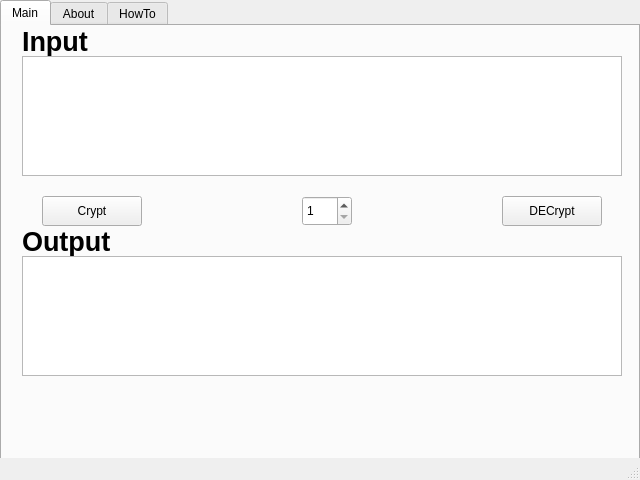
<?xml version="1.0" encoding="UTF-8"?>
<ui version="4.0">
 <class>MainWindow</class>
 <widget class="QMainWindow" name="MainWindow">
  <property name="geometry">
   <rect>
    <x>0</x>
    <y>0</y>
    <width>640</width>
    <height>480</height>
   </rect>
  </property>
  <property name="sizePolicy">
   <sizepolicy hsizetype="Fixed" vsizetype="Fixed">
    <horstretch>0</horstretch>
    <verstretch>0</verstretch>
   </sizepolicy>
  </property>
  <property name="minimumSize">
   <size>
    <width>4</width>
    <height>3</height>
   </size>
  </property>
  <property name="maximumSize">
   <size>
    <width>640</width>
    <height>480</height>
   </size>
  </property>
  <property name="windowTitle">
   <string>Owl++</string>
  </property>
  <widget class="QWidget" name="centralWidget">
   <widget class="QTabWidget" name="tabWidget">
    <property name="enabled">
     <bool>true</bool>
    </property>
    <property name="geometry">
     <rect>
      <x>0</x>
      <y>0</y>
      <width>640</width>
      <height>480</height>
     </rect>
    </property>
    <property name="currentIndex">
     <number>0</number>
    </property>
    <property name="elideMode">
     <enum>Qt::ElideNone</enum>
    </property>
    <widget class="QWidget" name="tab">
     <attribute name="title">
      <string>Main</string>
     </attribute>
     <widget class="QLabel" name="label">
      <property name="geometry">
       <rect>
        <x>20</x>
        <y>0</y>
        <width>90</width>
        <height>30</height>
       </rect>
      </property>
      <property name="font">
       <font>
        <family>System</family>
        <pointsize>20</pointsize>
        <weight>75</weight>
        <bold>true</bold>
       </font>
      </property>
      <property name="text">
       <string>Input</string>
      </property>
     </widget>
     <widget class="QLabel" name="label_2">
      <property name="geometry">
       <rect>
        <x>20</x>
        <y>200</y>
        <width>90</width>
        <height>30</height>
       </rect>
      </property>
      <property name="font">
       <font>
        <family>System</family>
        <pointsize>20</pointsize>
        <weight>75</weight>
        <bold>true</bold>
       </font>
      </property>
      <property name="text">
       <string>Output</string>
      </property>
     </widget>
     <widget class="QPlainTextEdit" name="Output">
      <property name="geometry">
       <rect>
        <x>20</x>
        <y>230</y>
        <width>600</width>
        <height>120</height>
       </rect>
      </property>
      <property name="readOnly">
       <bool>true</bool>
      </property>
     </widget>
     <widget class="QPlainTextEdit" name="Input">
      <property name="geometry">
       <rect>
        <x>20</x>
        <y>30</y>
        <width>600</width>
        <height>120</height>
       </rect>
      </property>
     </widget>
     <widget class="QPushButton" name="Crypt_btn">
      <property name="geometry">
       <rect>
        <x>40</x>
        <y>170</y>
        <width>100</width>
        <height>30</height>
       </rect>
      </property>
      <property name="text">
       <string>Crypt</string>
      </property>
     </widget>
     <widget class="QPushButton" name="Decrypt_btn">
      <property name="geometry">
       <rect>
        <x>500</x>
        <y>170</y>
        <width>100</width>
        <height>30</height>
       </rect>
      </property>
      <property name="text">
       <string>DECrypt</string>
      </property>
     </widget>
     <widget class="QSpinBox" name="cnt_box">
      <property name="geometry">
       <rect>
        <x>300</x>
        <y>170</y>
        <width>50</width>
        <height>30</height>
       </rect>
      </property>
      <property name="minimum">
       <number>1</number>
      </property>
      <property name="maximum">
       <number>10</number>
      </property>
     </widget>
    </widget>
    <widget class="QWidget" name="tab_2">
     <attribute name="title">
      <string>About</string>
     </attribute>
     <widget class="QLabel" name="label_3">
      <property name="geometry">
       <rect>
        <x>20</x>
        <y>10</y>
        <width>130</width>
        <height>40</height>
       </rect>
      </property>
      <property name="font">
       <font>
        <family>VCROSDMonoRUSbyD</family>
        <pointsize>26</pointsize>
       </font>
      </property>
      <property name="text">
       <string>About</string>
      </property>
     </widget>
     <widget class="Line" name="line">
      <property name="geometry">
       <rect>
        <x>-11</x>
        <y>50</y>
        <width>651</width>
        <height>20</height>
       </rect>
      </property>
      <property name="lineWidth">
       <number>3</number>
      </property>
      <property name="orientation">
       <enum>Qt::Horizontal</enum>
      </property>
     </widget>
     <widget class="QPlainTextEdit" name="plainTextEdit">
      <property name="geometry">
       <rect>
        <x>20</x>
        <y>70</y>
        <width>600</width>
        <height>350</height>
       </rect>
      </property>
      <property name="palette">
       <palette>
        <active>
         <colorrole role="WindowText">
          <brush brushstyle="SolidPattern">
           <color alpha="255">
            <red>0</red>
            <green>0</green>
            <blue>0</blue>
           </color>
          </brush>
         </colorrole>
         <colorrole role="Light">
          <brush brushstyle="SolidPattern">
           <color alpha="255">
            <red>240</red>
            <green>240</green>
            <blue>240</blue>
           </color>
          </brush>
         </colorrole>
         <colorrole role="Dark">
          <brush brushstyle="SolidPattern">
           <color alpha="255">
            <red>240</red>
            <green>240</green>
            <blue>240</blue>
           </color>
          </brush>
         </colorrole>
         <colorrole role="Text">
          <brush brushstyle="SolidPattern">
           <color alpha="255">
            <red>0</red>
            <green>0</green>
            <blue>0</blue>
           </color>
          </brush>
         </colorrole>
         <colorrole role="BrightText">
          <brush brushstyle="SolidPattern">
           <color alpha="255">
            <red>255</red>
            <green>255</green>
            <blue>255</blue>
           </color>
          </brush>
         </colorrole>
         <colorrole role="ButtonText">
          <brush brushstyle="SolidPattern">
           <color alpha="255">
            <red>0</red>
            <green>0</green>
            <blue>0</blue>
           </color>
          </brush>
         </colorrole>
         <colorrole role="Base">
          <brush brushstyle="SolidPattern">
           <color alpha="255">
            <red>240</red>
            <green>240</green>
            <blue>240</blue>
           </color>
          </brush>
         </colorrole>
         <colorrole role="Shadow">
          <brush brushstyle="SolidPattern">
           <color alpha="255">
            <red>240</red>
            <green>240</green>
            <blue>240</blue>
           </color>
          </brush>
         </colorrole>
         <colorrole role="HighlightedText">
          <brush brushstyle="SolidPattern">
           <color alpha="255">
            <red>255</red>
            <green>255</green>
            <blue>255</blue>
           </color>
          </brush>
         </colorrole>
        </active>
        <inactive>
         <colorrole role="WindowText">
          <brush brushstyle="SolidPattern">
           <color alpha="255">
            <red>0</red>
            <green>0</green>
            <blue>0</blue>
           </color>
          </brush>
         </colorrole>
         <colorrole role="Light">
          <brush brushstyle="SolidPattern">
           <color alpha="255">
            <red>240</red>
            <green>240</green>
            <blue>240</blue>
           </color>
          </brush>
         </colorrole>
         <colorrole role="Dark">
          <brush brushstyle="SolidPattern">
           <color alpha="255">
            <red>240</red>
            <green>240</green>
            <blue>240</blue>
           </color>
          </brush>
         </colorrole>
         <colorrole role="Text">
          <brush brushstyle="SolidPattern">
           <color alpha="255">
            <red>0</red>
            <green>0</green>
            <blue>0</blue>
           </color>
          </brush>
         </colorrole>
         <colorrole role="BrightText">
          <brush brushstyle="SolidPattern">
           <color alpha="255">
            <red>255</red>
            <green>255</green>
            <blue>255</blue>
           </color>
          </brush>
         </colorrole>
         <colorrole role="ButtonText">
          <brush brushstyle="SolidPattern">
           <color alpha="255">
            <red>0</red>
            <green>0</green>
            <blue>0</blue>
           </color>
          </brush>
         </colorrole>
         <colorrole role="Base">
          <brush brushstyle="SolidPattern">
           <color alpha="255">
            <red>240</red>
            <green>240</green>
            <blue>240</blue>
           </color>
          </brush>
         </colorrole>
         <colorrole role="Shadow">
          <brush brushstyle="SolidPattern">
           <color alpha="255">
            <red>240</red>
            <green>240</green>
            <blue>240</blue>
           </color>
          </brush>
         </colorrole>
         <colorrole role="HighlightedText">
          <brush brushstyle="SolidPattern">
           <color alpha="255">
            <red>255</red>
            <green>255</green>
            <blue>255</blue>
           </color>
          </brush>
         </colorrole>
        </inactive>
        <disabled>
         <colorrole role="WindowText">
          <brush brushstyle="SolidPattern">
           <color alpha="255">
            <red>240</red>
            <green>240</green>
            <blue>240</blue>
           </color>
          </brush>
         </colorrole>
         <colorrole role="Light">
          <brush brushstyle="SolidPattern">
           <color alpha="255">
            <red>240</red>
            <green>240</green>
            <blue>240</blue>
           </color>
          </brush>
         </colorrole>
         <colorrole role="Dark">
          <brush brushstyle="SolidPattern">
           <color alpha="255">
            <red>240</red>
            <green>240</green>
            <blue>240</blue>
           </color>
          </brush>
         </colorrole>
         <colorrole role="Text">
          <brush brushstyle="SolidPattern">
           <color alpha="255">
            <red>240</red>
            <green>240</green>
            <blue>240</blue>
           </color>
          </brush>
         </colorrole>
         <colorrole role="BrightText">
          <brush brushstyle="SolidPattern">
           <color alpha="255">
            <red>255</red>
            <green>255</green>
            <blue>255</blue>
           </color>
          </brush>
         </colorrole>
         <colorrole role="ButtonText">
          <brush brushstyle="SolidPattern">
           <color alpha="255">
            <red>240</red>
            <green>240</green>
            <blue>240</blue>
           </color>
          </brush>
         </colorrole>
         <colorrole role="Base">
          <brush brushstyle="SolidPattern">
           <color alpha="255">
            <red>240</red>
            <green>240</green>
            <blue>240</blue>
           </color>
          </brush>
         </colorrole>
         <colorrole role="Shadow">
          <brush brushstyle="SolidPattern">
           <color alpha="255">
            <red>240</red>
            <green>240</green>
            <blue>240</blue>
           </color>
          </brush>
         </colorrole>
         <colorrole role="HighlightedText">
          <brush brushstyle="SolidPattern">
           <color alpha="255">
            <red>255</red>
            <green>255</green>
            <blue>255</blue>
           </color>
          </brush>
         </colorrole>
        </disabled>
       </palette>
      </property>
      <property name="readOnly">
       <bool>true</bool>
      </property>
      <property name="plainText">
       <string>ТЕСТ ТУТ НИЧЁ НЕТ.</string>
      </property>
      <property name="backgroundVisible">
       <bool>false</bool>
      </property>
     </widget>
    </widget>
    <widget class="QWidget" name="tab_3">
     <attribute name="title">
      <string>HowTo</string>
     </attribute>
     <widget class="Line" name="line_2">
      <property name="geometry">
       <rect>
        <x>0</x>
        <y>50</y>
        <width>651</width>
        <height>20</height>
       </rect>
      </property>
      <property name="lineWidth">
       <number>3</number>
      </property>
      <property name="orientation">
       <enum>Qt::Horizontal</enum>
      </property>
     </widget>
     <widget class="QLabel" name="label_4">
      <property name="geometry">
       <rect>
        <x>20</x>
        <y>10</y>
        <width>130</width>
        <height>40</height>
       </rect>
      </property>
      <property name="font">
       <font>
        <family>VCROSDMonoRUSbyD</family>
        <pointsize>26</pointsize>
       </font>
      </property>
      <property name="text">
       <string>Using</string>
      </property>
     </widget>
     <widget class="QPlainTextEdit" name="plainTextEdit_2">
      <property name="geometry">
       <rect>
        <x>20</x>
        <y>70</y>
        <width>600</width>
        <height>350</height>
       </rect>
      </property>
      <property name="palette">
       <palette>
        <active>
         <colorrole role="WindowText">
          <brush brushstyle="SolidPattern">
           <color alpha="255">
            <red>0</red>
            <green>0</green>
            <blue>0</blue>
           </color>
          </brush>
         </colorrole>
         <colorrole role="Light">
          <brush brushstyle="SolidPattern">
           <color alpha="255">
            <red>240</red>
            <green>240</green>
            <blue>240</blue>
           </color>
          </brush>
         </colorrole>
         <colorrole role="Dark">
          <brush brushstyle="SolidPattern">
           <color alpha="255">
            <red>240</red>
            <green>240</green>
            <blue>240</blue>
           </color>
          </brush>
         </colorrole>
         <colorrole role="Text">
          <brush brushstyle="SolidPattern">
           <color alpha="255">
            <red>0</red>
            <green>0</green>
            <blue>0</blue>
           </color>
          </brush>
         </colorrole>
         <colorrole role="BrightText">
          <brush brushstyle="SolidPattern">
           <color alpha="255">
            <red>255</red>
            <green>255</green>
            <blue>255</blue>
           </color>
          </brush>
         </colorrole>
         <colorrole role="ButtonText">
          <brush brushstyle="SolidPattern">
           <color alpha="255">
            <red>0</red>
            <green>0</green>
            <blue>0</blue>
           </color>
          </brush>
         </colorrole>
         <colorrole role="Base">
          <brush brushstyle="SolidPattern">
           <color alpha="255">
            <red>240</red>
            <green>240</green>
            <blue>240</blue>
           </color>
          </brush>
         </colorrole>
         <colorrole role="Shadow">
          <brush brushstyle="SolidPattern">
           <color alpha="255">
            <red>240</red>
            <green>240</green>
            <blue>240</blue>
           </color>
          </brush>
         </colorrole>
         <colorrole role="HighlightedText">
          <brush brushstyle="SolidPattern">
           <color alpha="255">
            <red>255</red>
            <green>255</green>
            <blue>255</blue>
           </color>
          </brush>
         </colorrole>
        </active>
        <inactive>
         <colorrole role="WindowText">
          <brush brushstyle="SolidPattern">
           <color alpha="255">
            <red>0</red>
            <green>0</green>
            <blue>0</blue>
           </color>
          </brush>
         </colorrole>
         <colorrole role="Light">
          <brush brushstyle="SolidPattern">
           <color alpha="255">
            <red>240</red>
            <green>240</green>
            <blue>240</blue>
           </color>
          </brush>
         </colorrole>
         <colorrole role="Dark">
          <brush brushstyle="SolidPattern">
           <color alpha="255">
            <red>240</red>
            <green>240</green>
            <blue>240</blue>
           </color>
          </brush>
         </colorrole>
         <colorrole role="Text">
          <brush brushstyle="SolidPattern">
           <color alpha="255">
            <red>0</red>
            <green>0</green>
            <blue>0</blue>
           </color>
          </brush>
         </colorrole>
         <colorrole role="BrightText">
          <brush brushstyle="SolidPattern">
           <color alpha="255">
            <red>255</red>
            <green>255</green>
            <blue>255</blue>
           </color>
          </brush>
         </colorrole>
         <colorrole role="ButtonText">
          <brush brushstyle="SolidPattern">
           <color alpha="255">
            <red>0</red>
            <green>0</green>
            <blue>0</blue>
           </color>
          </brush>
         </colorrole>
         <colorrole role="Base">
          <brush brushstyle="SolidPattern">
           <color alpha="255">
            <red>240</red>
            <green>240</green>
            <blue>240</blue>
           </color>
          </brush>
         </colorrole>
         <colorrole role="Shadow">
          <brush brushstyle="SolidPattern">
           <color alpha="255">
            <red>240</red>
            <green>240</green>
            <blue>240</blue>
           </color>
          </brush>
         </colorrole>
         <colorrole role="HighlightedText">
          <brush brushstyle="SolidPattern">
           <color alpha="255">
            <red>255</red>
            <green>255</green>
            <blue>255</blue>
           </color>
          </brush>
         </colorrole>
        </inactive>
        <disabled>
         <colorrole role="WindowText">
          <brush brushstyle="SolidPattern">
           <color alpha="255">
            <red>240</red>
            <green>240</green>
            <blue>240</blue>
           </color>
          </brush>
         </colorrole>
         <colorrole role="Light">
          <brush brushstyle="SolidPattern">
           <color alpha="255">
            <red>240</red>
            <green>240</green>
            <blue>240</blue>
           </color>
          </brush>
         </colorrole>
         <colorrole role="Dark">
          <brush brushstyle="SolidPattern">
           <color alpha="255">
            <red>240</red>
            <green>240</green>
            <blue>240</blue>
           </color>
          </brush>
         </colorrole>
         <colorrole role="Text">
          <brush brushstyle="SolidPattern">
           <color alpha="255">
            <red>240</red>
            <green>240</green>
            <blue>240</blue>
           </color>
          </brush>
         </colorrole>
         <colorrole role="BrightText">
          <brush brushstyle="SolidPattern">
           <color alpha="255">
            <red>255</red>
            <green>255</green>
            <blue>255</blue>
           </color>
          </brush>
         </colorrole>
         <colorrole role="ButtonText">
          <brush brushstyle="SolidPattern">
           <color alpha="255">
            <red>240</red>
            <green>240</green>
            <blue>240</blue>
           </color>
          </brush>
         </colorrole>
         <colorrole role="Base">
          <brush brushstyle="SolidPattern">
           <color alpha="255">
            <red>240</red>
            <green>240</green>
            <blue>240</blue>
           </color>
          </brush>
         </colorrole>
         <colorrole role="Shadow">
          <brush brushstyle="SolidPattern">
           <color alpha="255">
            <red>240</red>
            <green>240</green>
            <blue>240</blue>
           </color>
          </brush>
         </colorrole>
         <colorrole role="HighlightedText">
          <brush brushstyle="SolidPattern">
           <color alpha="255">
            <red>255</red>
            <green>255</green>
            <blue>255</blue>
           </color>
          </brush>
         </colorrole>
        </disabled>
       </palette>
      </property>
      <property name="readOnly">
       <bool>true</bool>
      </property>
      <property name="plainText">
       <string>1 - Ввести текст в Input.

1.1(Опционально) - Ввести в счётчик количество проходов.

2 - Нажать Crypt/DECrypt.

3 - Получить вывод в Output.</string>
      </property>
      <property name="backgroundVisible">
       <bool>false</bool>
      </property>
     </widget>
    </widget>
   </widget>
  </widget>
  <widget class="QMenuBar" name="menuBar">
   <property name="geometry">
    <rect>
     <x>0</x>
     <y>0</y>
     <width>640</width>
     <height>20</height>
    </rect>
   </property>
  </widget>
  <widget class="QStatusBar" name="statusBar"/>
 </widget>
 <layoutdefault spacing="6" margin="11"/>
 <resources/>
 <connections/>
</ui>
